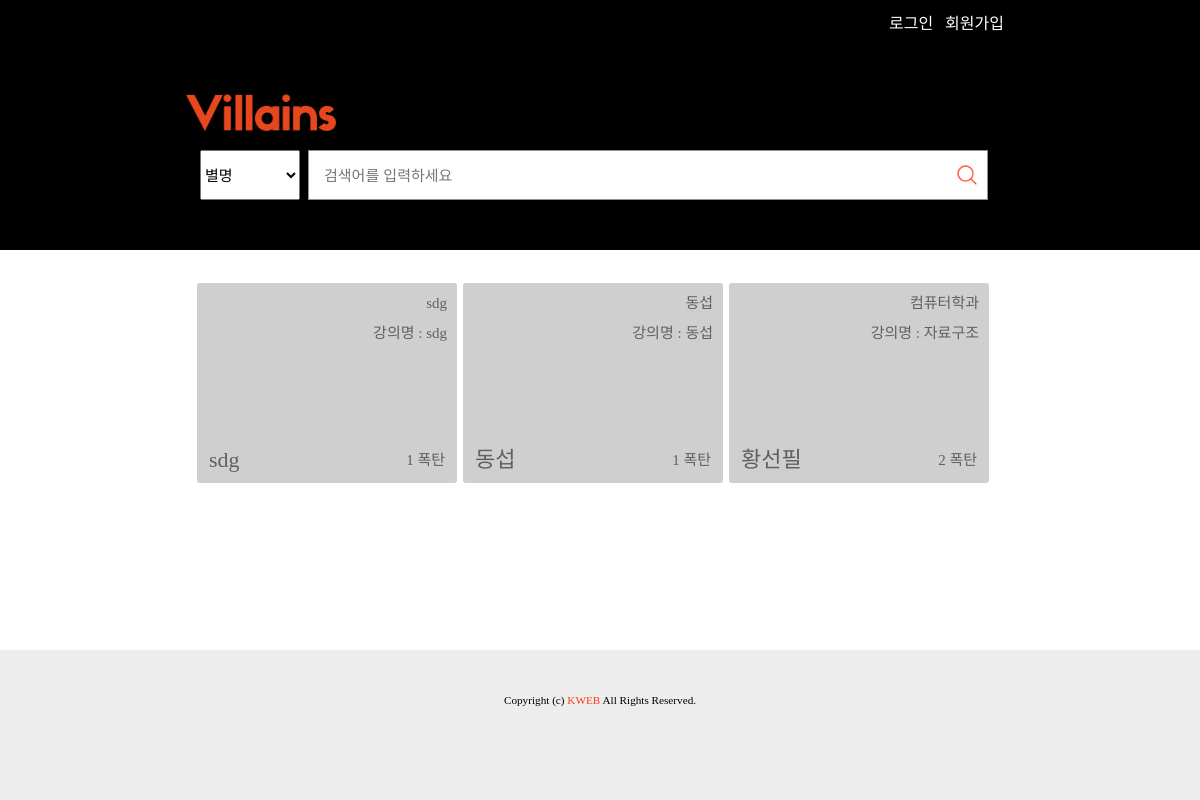
Before: / with the older database file.
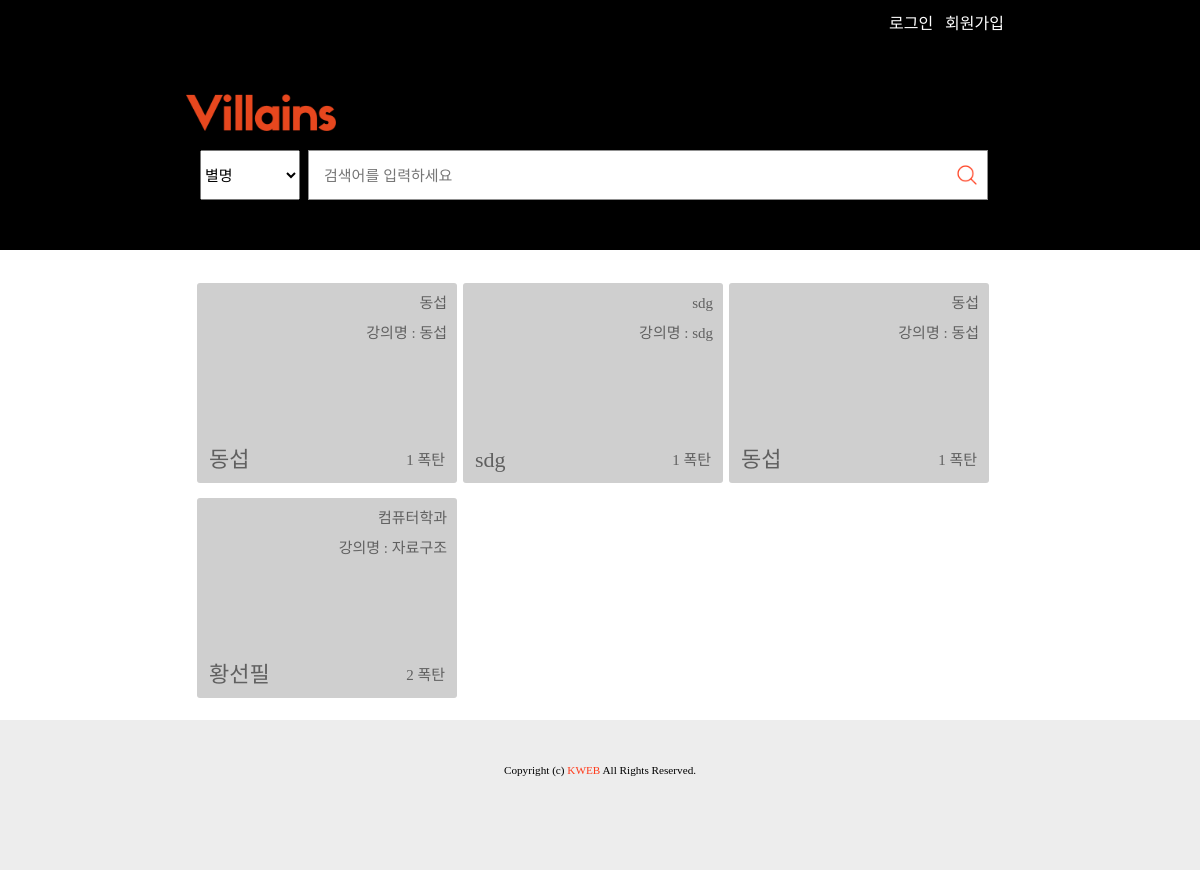
After: the same page with the newer database file.
### villains/models.py (models this page shows, shortened)
class Villain(models.Model):
    writter_id = models.CharField(max_length = 24) # models.ForeignKey(settings.AUTH_USER_MODEL, on_delete=models.CASCADE)
    villain_name = models.CharField(max_length = 24)
    univ = models.CharField(max_length = 24)
    major = models.CharField(max_length = 24)
    class_name = models.CharField(max_length = 24)
    bomb = models.IntegerField(
        default=1,
        validators=[
            MaxValueValidator(5),
            MinValueValidator(1)
        ]
    )
    content = models.CharField(max_length = 3000) #본문내용
    update_date = models.DateTimeField(auto_now=True) #자동으로 현재시간 추가
    agree_user_set = models.ManyToManyField(settings.AUTH_USER_MODEL,
                                        blank=True,
                                        related_name='agree_user_set',
                                        through='Agree')

### villains/views.py (the view)
# urls.py: url(r'^$', views.index, name='index'),
def index(request):
    villains = Villain.objects.all()
    q = request.GET.get('searchText', '')
    searchType = request.GET.get('searchType')
    if q: # q가 있으면
        if searchType=="name":
            villains = villains.filter(villain_name__icontains=q) # 제목에 q가 포함되어 있는 레코드만 필터링
        elif searchType=="univ":
            villains = villains.filter(univ__icontains=q)
        elif searchType=="major":
            villains = villains.filter(major__icontains=q)
        elif searchType=="class_name":
            villains = villains.filter(class_name__icontains=q)
        elif searchType=="content":
            villains = villains.filter(content__icontains=q)
        return render(request, 'villains/default.html', {'villainList':villains} )
    else:
        villainList = Villain.objects.order_by('-update_date')
        return render(request, 'villains/default.html', {'villainList':villainList} )

### villains/templates/villains/default.html (shortened to what this page needs)
{% extends 'villains/base.html' %}
{% block content %}
{% load staticfiles %}
<link rel="stylesheet" type="text/css" href="{% static 'villains/css/default.css' %}">
<link rel="stylesheet" type="text/css" href="{% static 'villains/css/base-main.css' %}">
    <div class="input-background">
      <div class="inputBox">
      <select name="searchType" class ="searchType">
        <option value="name">별명</option>
      </select>
      <input type="text" class="searchText" placeholder="검색어를 입력하세요">
      </div>
    </div>
    <div class="main">
      <div class="ListBlock originalBlock">
          {% for villain in villainList %}
          <div class = "villainBlock">
            <a href="{% url 'villain_detail' pk=villain.pk %}">
            <div class = "villainClass">{{villain.major}}<br>강의명 : {{villain.class_name}}</div>
            <div class = "villainName">{{villain.villain_name}}</div>
            <div class = "villainBomb">{{villain.bomb}} 폭탄</div>
            </a>
          </div>
          {% endfor %}
    </div>
</div>
{% endblock %}

### villains/templates/villains/base.html (shortened to what this page needs)
{% load staticfiles %}
{% load static %}
<html>
  <head>
    <link rel="stylesheet" type="text/css" href="{% static 'villains/css/base.css' %}">
  </head>
  <body>
    <div class="blackBox">
      <header>
          {% if user.is_active %}
            {{user.username}}님 환영합니다
            <a href="{% url 'logout' %}" title  ="로그아웃">로그아웃</a>
          {% else %}
            <a href="{% url 'login' %}" title  ="로그인">로그인 &nbsp;</a>
            <a href="{% url 'registration_register' %}" title  ="회원가입">회원가입</a><br>
          {% endif %}
          <div class ="title">
            <a class="header-menu" href="{% url 'index' %}" title  ="메인화면"> <img src = "{% static 'villains/image/villains_logo.png' %}" class = "logoImage"><img/> </a>
          </div>
      </header>
    </div>
    {% block content %}
    {% endblock %}
    <footer>
      Copyright (c) <span>KWEB</span> All Rights Reserved.
    </footer>
  </body>
</html>

### villains/static/villains/css/base.css (style rules this page uses)
body { position:relative; margin : 0 0 0 0; min-height:100%; }
header { margin-top:10px; }
.main { margin-left:auto; margin-right:auto; width:808px; height:auto; line-height:30px; padding-bottom:170px; }
a { text-decoration: none; }
header { margin-left:auto; margin-right:auto; text-align:right; width:808px; }
.title { margin-left:-10px; padding-top:40px; padding-bottom:20px; text-align:left; }
.logoImage { width:150px; height:auto; }
footer { position:absolute; bottom:0px; width:100%; text-align: center; background-color: #EDEDED; line-height: 100px; font-size: 0.7em; }
footer>span { color:#FF3A1A; }

### villains/static/villains/css/default.css (style rules this page uses)
.villainBlock { border-radius: 3px; display:inline-block; position: relative; width:260px; height: 200px; margin:2.5px 1px 2.5px 1px; font-size:15px; background-color: #CFCFCF; }
.villainBlock>a { display: block; color: #606060; width:100%; height:100%; }
.originalBlock { display:block; }
.input-background { background: #000000; height: 100px; }
.inputBox { width: 800px; padding-bottom:40px; margin-bottom: 30px; margin-left: auto; margin-right: auto; }
.searchText { outline: none !important; border:1px solid #909090; width:680px; height:50px; background-image : url('../image/magnifier.png'); background-position:right; background-repeat:no-repeat; background-size:40px; font-size:15px; padding-left:15px; }
select { width:100px; height:50px; font-size:15px; margin-right:4px; }
.villainName { display: inline-block; position:absolute; bottom:8px; left:12px; font-size:22px; }
.villainBomb { display: inline-block; position: absolute; bottom:8px; right: 12px; }
.villainClass { position: absolute; top:5px; right:10px; text-align: right; }

### villains/static/villains/css/base-main.css (style rules this page uses)
.blackbox { background: #000000; margin-top: -10px; height: 150px; width: 100vw; }
header { padding-top: 10px; }
.header-menu { color: #ffffff; }
header a { color: #ffffff; }
.main { margin-left:auto; margin-right:auto; margin-top:30px; width:808px; height:auto; line-height:30px; }
a { text-decoration: none; }
header { margin-left:auto; margin-right:auto; text-align:right; width:808px; color:#FFFFFF; }
.title { margin-left:-10px; padding-top:60px; padding-bottom:30px; text-align:left; }
.logoImage { width:150px; height:auto; }
footer { position:absolute; bottom:0px; width:100%; text-align: center; background-color: #EDEDED; height:150px; line-height: 100px; font-size: 0.7em; }
footer>span { color:#FF3A1A; }

Changed rows visible on the page:
added Villain: major "동섭", class_name "동섭", villain_name "동섭", bomb "1"
